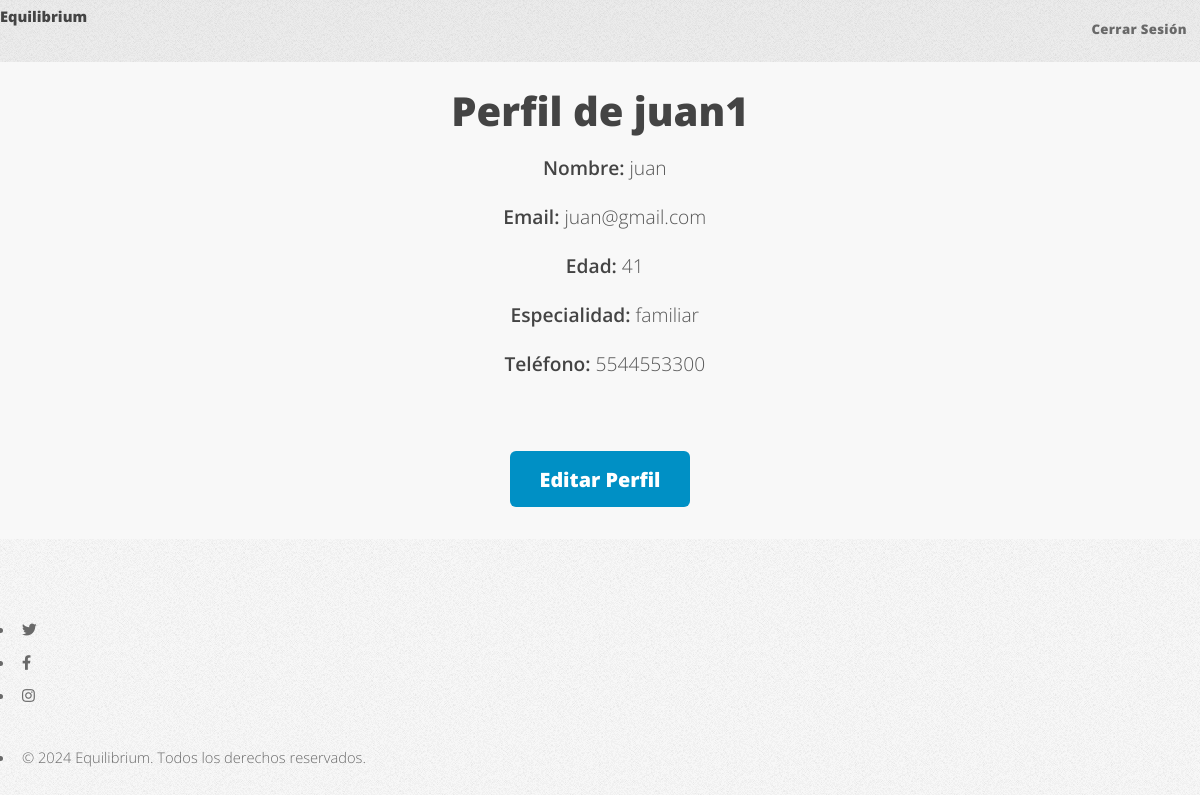
/profile/1/ (signed in), run on the app's committed database.
### main/models.py (models this page shows, shortened)
class Psychologist(models.Model):
    user = models.OneToOneField(User, on_delete=models.CASCADE, related_name='psychologist_profile')
    name = models.CharField(max_length=100)
    age = models.IntegerField()
    email = models.EmailField(unique=True)
    specialty = models.CharField(max_length=100)
    phone_number = models.CharField(max_length=15)

### main/views.py (the view)
# urls.py: path('profile/', views.profile, name='profile'),
@login_required
def profile(request, user_id):
    user = get_object_or_404(User, id=user_id)
    if hasattr(user, 'student_profile'):
        profile_data = user.student_profile
    elif hasattr(user, 'psychologist_profile'):
        profile_data = user.psychologist_profile
    else:
        profile_data = None
    return render(request, 'profile.html', {'profile_data': profile_data})

### main/templates/profile.html (shortened to what this page needs)
<!DOCTYPE html>
<html lang="es">
<head>
    {% load static %}
    <link rel="stylesheet" href="{% static 'css/fontawesome-all.min.css' %}">
    <link rel="stylesheet" href="{% static 'css/main.css' %}">
</head>
<body class="is-preload">
    <div id="page-wrapper">
        <header id="header">
            <h1 id="logo"><a href="{% url 'home' %}">Equilibrium</a></h1>
            <nav id="nav">
                <ul>
                    <li><a href="{% url 'logout' %}">Cerrar Sesión</a></li>
                </ul>
            </nav>
        </header>
        <section id="main" class="profile-container">
            <h1>Perfil de {{ profile_data.user.username }}</h1>
            <ul>
                <li><strong>Nombre:</strong> {{ profile_data.name }}</li>
                <li><strong>Email:</strong> {{ profile_data.user.email }}</li>
                <li><strong>Edad:</strong> {{ profile_data.age }}</li>
                {% if profile_data.specialty %}
                    <li><strong>Especialidad:</strong> {{ profile_data.specialty }}</li>
                    <li><strong>Teléfono:</strong> {{ profile_data.phone_number }}</li>
                {% endif %}
            </ul>
            <a href="{% url 'edit_profile' %}" class="button primary">Editar Perfil</a>
        </section>
        <footer id="footer">
            <ul class="icons">
                <li><a href="#" class="icon brands fa-twitter"><span class="label">Twitter</span></a></li>
                <li><a href="#" class="icon brands fa-facebook-f"><span class="label">Facebook</span></a></li>
                <li><a href="#" class="icon brands fa-instagram"><span class="label">Instagram</span></a></li>
            </ul>
            <ul class="copyright">
                <li>&copy; 2024 Equilibrium. Todos los derechos reservados.</li>
            </ul>
        </footer>
    </div>
</body>
</html>

### main/static/css/main.css (style rules this page uses)
html, body, div, span, applet, object, iframe, h1, h2, h3, h4, h5, h6, p, blockquote, pre, a, abbr, acronym, address, big, cite, code, del, dfn, em, img, ins, kbd, q, s, samp, small, strike, strong, sub, sup, tt, var, b, u, i, center, dl, dt, dd, ol, ul, li, fieldset, form, label, legend, table, caption, tbody, tfoot, thead, tr, th, td, article, aside, canvas, details, embed, figure, figcaption, footer, header, hgroup, menu, nav, output, ruby, section, summary, time, mark, audio, video { margin: 0; padding: 0; border: 0; font-size: 100%; font: inherit; vertical-align: baseline; }
article, aside, details, figcaption, figure, footer, header, hgroup, menu, nav, section { display: block; }
body { line-height: 1; }
ol, ul { list-style: none; }
body { -webkit-text-size-adjust: none; }
html { box-sizing: border-box; }
*, *:before, *:after { box-sizing: inherit; }
body { background-image: -moz-linear-gradient(top, rgba(0, 0, 0, 0.05), rgba(0, 0, 0, 0)), url("images/bg01.png"); background-image: -webkit-linear-gradient(top, rgba(0, 0, 0, 0.05), rgba(0, 0, 0, 0)), url("images/bg01.png"); background-image: -ms-linear-gradient(top, rgba(0, 0, 0, 0.05), rgba(0, 0, 0, 0)), url("images/bg01.png"); background-image: linear-gradient(top, rgba(0, 0, 0, 0.05), rgba(0, 0, 0, 0)), url("images/bg01.png"); background-color: #f7f7f7; background-position: top left, top left; background-repeat: repeat-x, repeat; background-size: 100% 30em, auto; font-family: 'Open Sans', sans-serif; font-size: 13pt; color: #696969; font-weight: 300; line-height: 2.25em; }
body.is-preload *, body.is-preload *:before, body.is-preload *:after { -moz-animation: none !important; -webkit-animation: none !important; -ms-animation: none !important; animation: none !important; -moz-transition: none !important; -webkit-transition: none !important; -ms-transition: none !important; transition: none !important; }
a { color: #0090c5; text-decoration: underline; }
h1, h2, h3, h4, h5, h6 { color: #444; font-weight: 800; }
h1 a, h2 a, h3 a, h4 a, h5 a, h6 a { color: inherit; text-decoration: none; outline: 0; }
b, strong { font-weight: 600; color: #444; }
p, ul, ol, dl, table { margin-bottom: 2em; }
section, article { margin-bottom: 5em; }
section > :last-child, article > :last-child, section:last-child, article:last-child { margin-bottom: 0; }
header { margin: 0 0 2em 0; }
footer { margin: 2.5em 0 0 0; }
input[type="button"], input[type="submit"], input[type="reset"], button, .button { -moz-transition: background-color .25s ease-in-out; -webkit-transition: background-color .25s ease-in-out; -ms-transition: background-color .25s ease-in-out; transition: background-color .25s ease-in-out; -webkit-appearance: none; position: relative; display: inline-block; background: #0090c5; color: #fff; text-decoration: none; border-radius: 6px; font-weight: 800; outline: 0; border: 0; cursor: pointer; font-size: 1.35em; padding: 0.6em 1.5em; }
ul { list-style: disc; padding-left: 1em; }
ul li { padding-left: 0.5em; }
.icon { text-decoration: none; position: relative; text-decoration: none; }
.icon:before { -moz-osx-font-smoothing: grayscale; -webkit-font-smoothing: antialiased; display: inline-block; font-style: normal; font-variant: normal; text-rendering: auto; line-height: 1; text-transform: none !important; font-family: 'Font Awesome 5 Free'; font-weight: 400; }
.icon:before { line-height: inherit; }
.icon.brands:before { font-family: 'Font Awesome 5 Brands'; }
#header { position: relative; }
#logo { display: inline-block; }
#nav { position: absolute; right: 0; top: 0; font-size: 0.9em; }
#nav ul { list-style: none; padding-left: 0; }
#nav ul li { float: left; line-height: 4.5em; padding-left: 1.5em; }
#nav ul li a, #nav ul li span { -moz-transition: background-color .25s ease-in-out; -webkit-transition: background-color .25s ease-in-out; -ms-transition: background-color .25s ease-in-out; transition: background-color .25s ease-in-out; font-weight: 800; letter-spacing: 0.025em; color: #696969; text-decoration: none; border-radius: 6px; padding: 0.5em 1em 0.5em 1em; }
#footer { margin-top: 0; }
#footer a { color: inherit; }
@media screen and (max-width: 1680px) { body, input, select, textarea { font-size: 12pt; } }
@media screen and (max-width: 1280px) { body, input, select, textarea { font-size: 11pt; } }

### data on the page
Psychologist: user.username "juan1", name "juan", user.email "juan@gmail.com", age "41", specialty "familiar", phone_number "5544553300"
